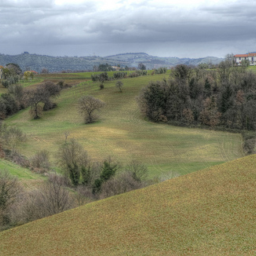
#> input picture small_original/img0.png, 256 x 256 px, given as the content of the folder large_original, which was not available
$ python quant.py   (Python 2 division)   (older library calls are emulated)
#> lines starting #> are read from the running program, lines starting #| are printed output that depends on the picture; pictures that were not available may be replaced by others from this repository, and a replacement may not be noted
import os
import sys
import time
import numpy as np
import scipy.misc
import cv2
import matplotlib.pyplot as plt

IMAGE_SIZE = 256
NUM_CHANNELS = 3
PIXEL_DEPTH = 255

def crop_and_resize(np_array):
    imgs = []
    for i, im in enumerate(np_array):
        im = np.swapaxes(im,0,1)
        lx, ly, lz = im.shape
        if(lx > ly):
            im = scipy.misc.imresize(im, (int((IMAGE_SIZE/float(ly))*lx),IMAGE_SIZE))
        if(ly > lx):
            im = scipy.misc.imresize(im, (IMAGE_SIZE,int((IMAGE_SIZE/float(lx))*ly)))
        lx, ly, lz = im.shape
        im = im[lx/2-IMAGE_SIZE/2:lx/2+IMAGE_SIZE/2, ly/2-IMAGE_SIZE/2:ly/2+IMAGE_SIZE/2]
        im = np.swapaxes(im,0,1)
        imgs.append(im)
    return imgs

def read_binary(filename):
    data = np.load(filename + '.npy')
    return data

def write_binary(np_array, filename):
    np.save(filename, np_array)

def read_images(folder):
    images = []
    for f in os.listdir(folder):
        if f.lower().endswith(('.png', '.jpg', '.jpeg')):
            images.append(scipy.misc.imread(folder+"/"+f))
    return images

def write_image(np_array, filename):
    for i, im in enumerate(np_array):
        scipy.misc.imsave(filename + str(i) + '.png', im)
    return

def quantize_images():
    imgs = read_binary('small_original')
    print(imgs[0].shape)
    for i, image in enumerate(imgs):
        for w in range(image.shape[0]):
            for h in range(image.shape[1]):
                 for c in range(image.shape[2]):
                     image[w,h,c] = image[w,h,c] >> 4
                     image[w,h,c] = image[w,h,c] << 4
                     imgs[i] = image
    write_image(imgs, 'small_banded/out')
    write_binary(image, 'small_banded')


def generateDataset():
    data = read_images('large_original')
#> data = 1 item
    data = crop_and_resize(data)
#> the loop in crop_and_resize, `for i, im in enumerate(np_array):` made 1 pass
#> pass 1, in crop_and_resize, `im = np.swapaxes(im,0,1)`:
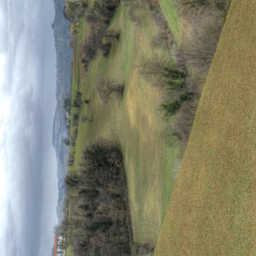
#> im: shape (256, 256, 3); mean of channels 0, 1, 2 132, 131.7, 112.4; drawn as R, G, B
    write_binary(data, "small_original")
    write_image(data, 'small_original/img')
#> the loop in write_image, `for i, im in enumerate(np_array):` made 1 pass
    quantize_images()

generateDataset()

$ run again, on small_original/img12.png
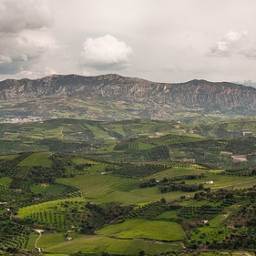
#> input picture small_original/img12.png, 256 x 256 px, given as the content of the folder large_original, which was not available
#> data = 1 item
#> the loop in crop_and_resize, `for i, im in enumerate(np_array):` made 1 pass
#> pass 1, in crop_and_resize, `im = np.swapaxes(im,0,1)`:
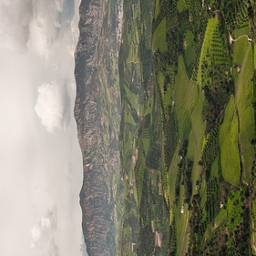
#> im: shape (256, 256, 3); mean of channels 0, 1, 2 130.4, 129.1, 109.3; drawn as R, G, B
#> the loop in write_image, `for i, im in enumerate(np_array):` made 1 pass

$ run again, on small_original/img13.png
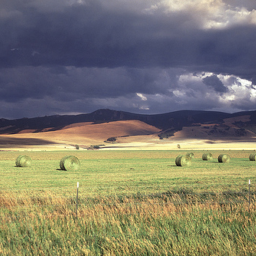
#> input picture small_original/img13.png, 256 x 256 px, given as the content of the folder large_original, which was not available
#> data = 1 item
#> the loop in crop_and_resize, `for i, im in enumerate(np_array):` made 1 pass
#> pass 1, in crop_and_resize, `im = np.swapaxes(im,0,1)`:
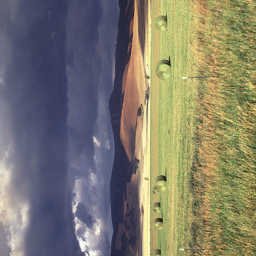
#> im: shape (256, 256, 3); mean of channels 0, 1, 2 126.6, 123, 109; drawn as R, G, B
#> the loop in write_image, `for i, im in enumerate(np_array):` made 1 pass

$ run again, on small_original/img14.png
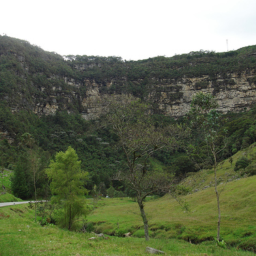
#> input picture small_original/img14.png, 256 x 256 px, given as the content of the folder large_original, which was not available
#> data = 1 item
#> the loop in crop_and_resize, `for i, im in enumerate(np_array):` made 1 pass
#> pass 1, in crop_and_resize, `im = np.swapaxes(im,0,1)`:
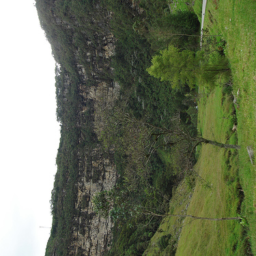
#> im: shape (256, 256, 3); mean of channels 0, 1, 2 111.1, 118.6, 94.7; drawn as R, G, B
#> the loop in write_image, `for i, im in enumerate(np_array):` made 1 pass
